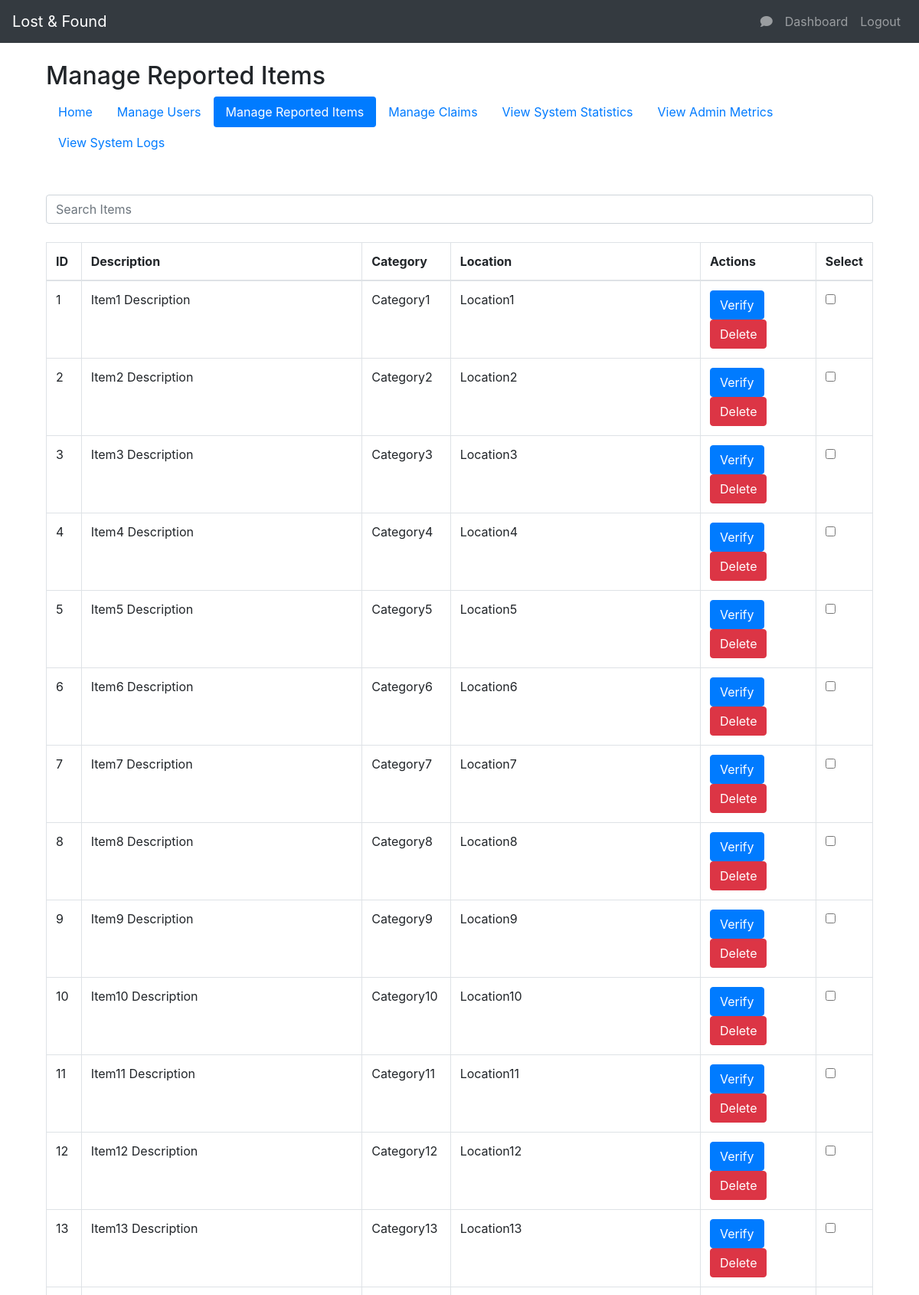
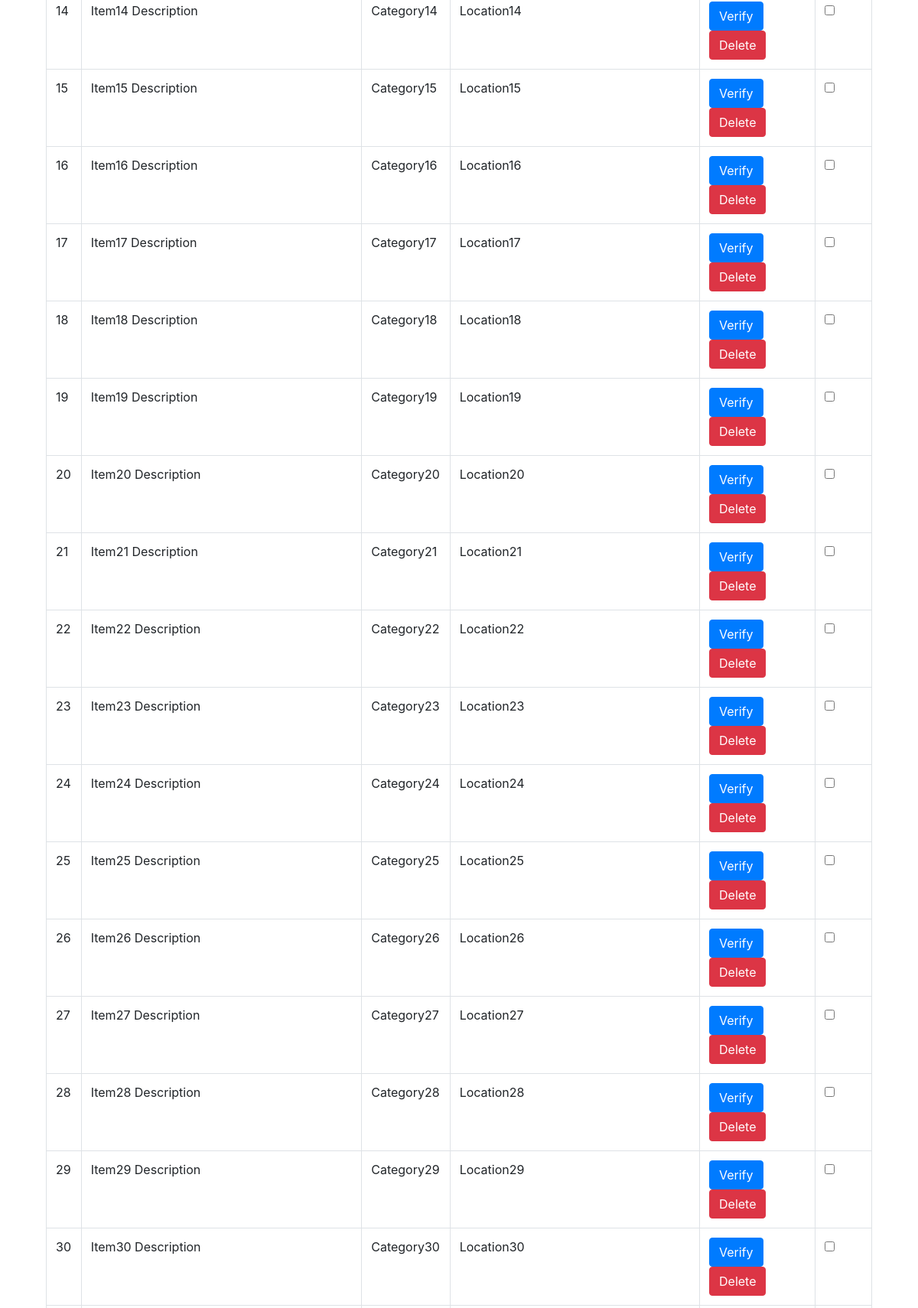
/admin/manage_items (signed in, upper part), run on the app's committed database (2 pictures, top to bottom).
### models.py (models this page shows)
class Item(db.Model):
    id = db.Column(db.Integer, primary_key=True)
    name = db.Column(db.String(100), nullable=False, index=True)  # Added index
    description = db.Column(db.String(300), nullable=False, index=True)  # Added index
    category = db.Column(db.String(100), nullable=False, index=True)  # Added index
    location = db.Column(db.String(200), nullable=False, index=True)  # Added index
    time = db.Column(db.DateTime, nullable=False, default=datetime.utcnow)
    created_at = db.Column(db.DateTime, nullable=False, default=datetime.utcnow)
    type = db.Column(db.String(10), nullable=False, index=True)  # This will store values "lost" or "found"
    image_file = db.Column(db.String(20), nullable=True, default='default.jpg')
    user_id = db.Column(db.Integer, db.ForeignKey('user.id'), nullable=False)
    claims = db.relationship('Claim', back_populates='item')

### app.py (the view, shortened to what this page needs)
@app.route('/admin/manage_items', methods=['GET', 'POST'])
@login_required
@admin_required
def manage_items():
    items = Item.query.all()
    return render_template('admin_manage_items.html', items=items, active_page='manage_items')

### app.py (called while the page is built)
@app.before_request
def make_session_permanent():
    session.permanent = True
    app.permanent_session_lifetime = timedelta(minutes=15)
    session.modified = True

@login_manager.user_loader
def load_user(user_id):
    return User.query.get(int(user_id))

@app.before_request
def before_request():
    if current_user.is_authenticated:
        g.unread_messages_count = Message.query.filter_by(receiver_id=current_user.id, is_read=False).count()
    else:
        g.unread_messages_count = 0

@app.context_processor
def inject_unread_messages_count():
    if current_user.is_authenticated:
        unread_messages_count = Message.query.filter_by(receiver_id=current_user.id, is_read=False).count()
    else:
        unread_messages_count = 0
    return dict(unread_messages_count=unread_messages_count)

def admin_required(f):
    @wraps(f)
    def decorated_function(*args, **kwargs):
        if not current_user.is_admin:
            abort(403)  # Forbidden access
        return f(*args, **kwargs)
    return decorated_function

### templates/admin_manage_items.html (shortened to what this page needs)
{% extends "base.html" %}
{% block content %}
<div class="container mt-4">
    <h2>Manage Reported Items</h2>
{% include 'admin_navbar.html' %}
    <div class="mb-4">
        <label for="itemSearch"></label><input type="text" class="form-control" placeholder="Search Items" id="itemSearch">
    </div>
    <form method="post">
        <table class="table table-bordered table-hover">
            <thead>
            <tr>
                <th>ID</th>
                <th>Description</th>
                <th>Category</th>
                <th>Location</th>
                <th>Actions</th>
                <th>Select</th>
            </tr>
            </thead>
            <tbody>
            {% for item in items %}
            <tr>
                <td>{{ item.id }}</td>
                <td>{{ item.description }}</td>
                <td>{{ item.category }}</td>
                <td>{{ item.location }}</td>
                <td>
                    {% if not item.is_verified %}
                    <button type="submit" name="action" value="verify" class="btn btn-primary" data-bs-toggle="tooltip" title="Verify Item">Verify</button>
                    {% endif %}
                    <button type="submit" name="action" value="delete" class="btn btn-danger" data-bs-toggle="tooltip" title="Delete Item">Delete</button>
                </td>
                <td><label>
                    <input type="checkbox" name="selected_items" value="{{ item.id }}">
                </label></td>
            </tr>
            {% endfor %}
            </tbody>
        </table>
    </form>
</div>
{% endblock %}

### data on the page
Item: id "1", description "Item1 Description", category "Category1", location "Location1"
Item: id "2", description "Item2 Description", category "Category2", location "Location2"
Item: id "3", description "Item3 Description", category "Category3", location "Location3"
Item: id "4", description "Item4 Description", category "Category4", location "Location4"
Item: id "5", description "Item5 Description", category "Category5", location "Location5"
Item: id "6", description "Item6 Description", category "Category6", location "Location6"
Item: id "7", description "Item7 Description", category "Category7", location "Location7"
Item: id "8", description "Item8 Description", category "Category8", location "Location8"
Item: id "9", description "Item9 Description", category "Category9", location "Location9"
Item: id "10", description "Item10 Description", category "Category10", location "Location10"
Item: id "11", description "Item11 Description", category "Category11", location "Location11"
Item: id "12", description "Item12 Description", category "Category12", location "Location12"
Item: id "13", description "Item13 Description", category "Category13", location "Location13"
Item: id "14", description "Item14 Description", category "Category14", location "Location14"
Item: id "15", description "Item15 Description", category "Category15", location "Location15"
Item: id "16", description "Item16 Description", category "Category16", location "Location16"
Item: id "17", description "Item17 Description", category "Category17", location "Location17"
Item: id "18", description "Item18 Description", category "Category18", location "Location18"
Item: id "19", description "Item19 Description", category "Category19", location "Location19"
Item: id "20", description "Item20 Description", category "Category20", location "Location20"
Item: id "21", description "Item21 Description", category "Category21", location "Location21"
Item: id "22", description "Item22 Description", category "Category22", location "Location22"
Item: id "23", description "Item23 Description", category "Category23", location "Location23"
Item: id "24", description "Item24 Description", category "Category24", location "Location24"
Item: id "25", description "Item25 Description", category "Category25", location "Location25"
Item: id "26", description "Item26 Description", category "Category26", location "Location26"
Item: id "27", description "Item27 Description", category "Category27", location "Location27"
Item: id "28", description "Item28 Description", category "Category28", location "Location28"
Item: id "29", description "Item29 Description", category "Category29", location "Location29"
Item: id "30", description "Item30 Description", category "Category30", location "Location30"
